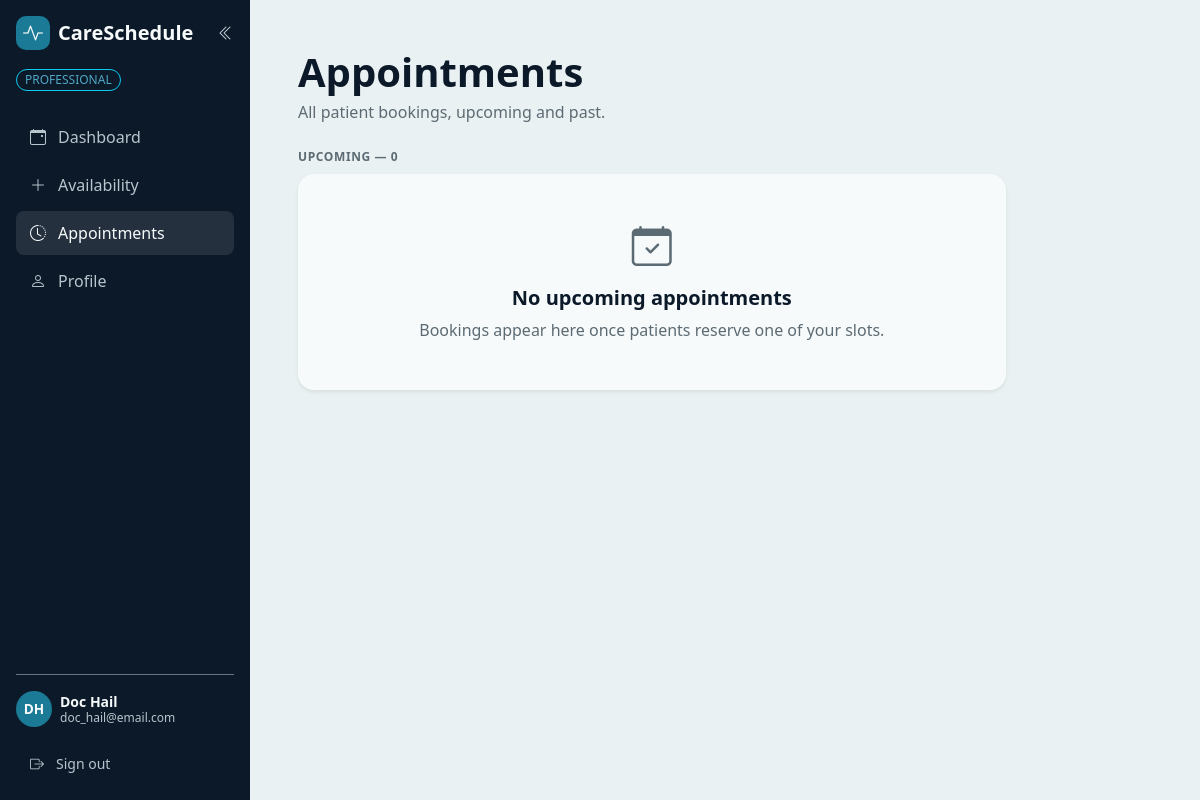
Screenshot of /professional/appointments (signed in) with the database file from the repository.
### bp_app/models.py (models this page shows, shortened)
class Professional(UserMixin, db.Model):
    __tablename__ = "professional"
    id = db.Column(db.Integer, primary_key = True)
    email = db.Column(db.String(255), nullable = False, unique = True)
    username = db.Column(db.String(255), nullable = False, unique= True)
    password_hash = db.Column(db.String(255), nullable = False)
    firstname = db.Column(db.String(150), nullable = True)
    lastname = db.Column(db.String(150), nullable = True)
    specialty = db.Column(db.String(150), nullable = True)
    biography = db.Column(db.Text)
    availabilities = db.relationship(
        "Availability",
        back_populates = "professional"
    )

### bp_app/professional_routes.py (the view)
@professional.route("/professional/appointments")
@login_required
def appointment():
    if not isinstance(current_user, Professional):
        flash("This page is for professionals only", "error")
        return redirect(url_for("main.home"))
    bookings = (
        Appointment.query
        .join(Availability)
        .filter(Availability.professional_id == current_user.id)
        .order_by(Availability.start_time)
        .all()
    )
    now = datetime.now()
    upcoming = [book for book in bookings if book.availability.start_time >= now]
    past = [book for book in bookings if book.availability.start_time <= now]
    return render_template(
    "professional/appointments.html",
                       upcoming=upcoming,
                       past=past,
                       active_page="appointments")

### bp_app/app.py (called while the page is built)
@login_manager.user_loader
def load_user(user_id):
    try:
        user_type, record_id = user_id.split(":", 1)
        model = {"Patient": Patient, "Professional": Professional}.get(user_type)
        return db.session.get(model, int(record_id)) if model else None
    except (AttributeError, TypeError, ValueError):
        return None

### bp_app/templates/professional/appointments.html (shortened to what this page needs)
{% extends "components/dashboard_base.html" %}
{% block dashboard_content %}
    <div class="row">
        <div class="col-12 col-lg-10 col-xxl-8">
            <div class="mb-4">
                <h1 class="display-6 fw-bold text-app-navy mb-1">Appointments</h1>
                <p class="text-app-muted mb-0">All patient bookings, upcoming and past.</p>
            </div>
            <div class="eyebrow text-app-muted mb-2">
                Upcoming &mdash; {{ upcoming|length }}
            </div>
            {% for booking in upcoming %}
                <div class="card border-0 shadow-sm rounded-4 bg-app-card p-3 mb-3 booking-card">
                    <div class="d-flex align-items-center gap-3">
                        <div class="avatar bg-light text-app-muted">
                            {{ booking.patient.firstname[:1] }}{{ booking.patient.lastname[:1] }}
                        </div>
                        <div class="flex-grow-1 min-w-0">
                            <div class="fw-bold text-app-navy">
                                {{ booking.patient.firstname }} {{ booking.patient.lastname }}
                            </div>
                            <div class="text-app-muted text-xs">
                                {{ booking.availability.start_time.strftime("%b %d, %Y") }} &nbsp;
                                {{ booking.availability.start_time.strftime("%I:%M %p") }} &ndash;
                                {{ booking.availability.end_time.strftime("%I:%M %p") }}
                            </div>
                            {% if booking.reason %}
                                <div class="text-app-muted text-xs fst-italic mt-1">
                                    &ldquo;{{ booking.reason }}&rdquo;
                                </div>
                            {% endif %}
                        </div>
                        {% if booking.status.value == "confirmed" %}
                            <span class="badge-slot badge-booked">Booked</span>
                        {% elif booking.status.value == "cancelled" %}
                            <span class="badge-slot badge-cancelled">Cancelled</span>
                        {% endif %}
                        {% if booking.status.value == "confirmed" %}
                            <form method="POST"
                                  action="{{ url_for('professional.complete_appointment', appointment_id=booking.id) }}"
                                  class="d-inline flex-shrink-0">
                                <button type="submit"
                                        class="btn btn-sm bg-app-teal text-app-offwhite fw-bold px-3 rounded-pill">
                                    <i class="bi bi-check-lg me-1"></i> Complete
                                </button>
                            </form>
                        {% endif %}
                    </div>
                </div>
            {% else %}
                <div class="card border-0 shadow-sm rounded-4 bg-app-card p-5 text-center mb-4">
                    <div class="mb-3">
                        <i class="bi bi-calendar-check display-6 text-app-muted"></i>
                    </div>
                    <h2 class="h5 fw-bold text-app-navy">No upcoming appointments</h2>
                    <p class="text-app-muted mb-0">
                        Bookings appear here once patients reserve one of your slots.
                    </p>
                </div>
            {% endfor %}
        </div>
    </div>
{% endblock %}

### bp_app/templates/components/sidebar.html (shortened to what this page needs)
<div class="offcanvas-lg offcanvas-start bg-app-navy dashboard-sidebar" tabindex="-1"
     id="appSidebar" aria-labelledby="appSidebarLabel">
    <div class="offcanvas-body d-flex flex-column justify-content-between p-3">
        <div>
            <div class="sidebar-head d-none d-lg-flex align-items-center justify-content-between mb-3">
                <a href="{{ url_for('professional.dashboard') }}"
                   class="d-flex align-items-center gap-2 text-decoration-none">
                    <div class="brand-mark">
                        <i class="bi bi-activity fs-5"></i>
                    </div>
                    <span class="brand-name fs-5 sidebar-label">CareSchedule</span>
                </a>
                <button class="btn border-0 p-0 text-app-muted-dark" type="button"
                        id="railToggle" aria-label="Collapse sidebar" aria-expanded="true">
                    <i class="bi bi-chevron-double-left" id="railToggleIcon"></i>
                </button>
            </div>
            <div class="mb-4 sidebar-label">
                <span class="badge border border-info text-app-teal-light rounded-pill px-2 py-1 fw-normal text-xs">
                    PROFESSIONAL
                </span>
            </div>
            <nav class="nav nav-pills flex-column gap-1">
                <a href="{{ url_for('professional.dashboard') }}" title="Dashboard"
                   class="nav-link-custom {{ 'active' if active_page == 'dashboard' }}">
                    <i class="bi bi-calendar-event"></i>
                    <span class="sidebar-label">Dashboard</span>
                </a>
                <a href="{{ url_for('professional.manage_availability') }}" title="Availability"
                   class="nav-link-custom {{ 'active' if active_page == 'availability' }}">
                    <i class="bi bi-plus-lg"></i>
                    <span class="sidebar-label">Availability</span>
                </a>
                <a href="#" title="Appointments"
                   class="nav-link-custom {{ 'active' if active_page == 'appointments' }}">
                    <i class="bi bi-clock-history"></i>
                    <span class="sidebar-label">Appointments</span>
                </a>
                <a href="#" title="Profile"
                   class="nav-link-custom {{ 'active' if active_page == 'profile' }}">
                    <i class="bi bi-person"></i>
                    <span class="sidebar-label">Profile</span>
                </a>
            </nav>
        </div>
        <div class="border-top border-secondary pt-3 mt-auto">
            <div class="sidebar-user d-flex align-items-center gap-2 mb-3">
                <div class="avatar avatar-sm bg-app-teal text-app-offwhite">
                    {{ current_user.firstname[:1] }}{{ current_user.lastname[:1] }}
                </div>
                <div class="lh-sm sidebar-label">
                    <div class="fw-bold text-app-offwhite small">
                        {{ current_user.firstname }} {{ current_user.lastname }}
                    </div>
                    <div class="text-app-muted-dark text-xs">{{ current_user.email }}</div>
                </div>
            </div>
            <a href="{{ url_for('professional.logout') }}" title="Sign out"
               class="nav-link-custom text-app-muted-dark small hover-white">
                <i class="bi bi-box-arrow-right"></i>
                <span class="sidebar-label">Sign out</span>
            </a>
        </div>
    </div>
</div>

### bp_app/static/styles.css (style rules this page uses)
h1 { color:white; }
.nav-link-custom { color: var(--app-muted-dark); border-radius: 8px; padding: 10px 14px; text-decoration: none; display: flex; align-items: center; gap: 12px; }
.nav-link-custom:hover, .nav-link-custom.active { background-color: rgba(255, 255, 255, 0.1); color: var(--app-offwhite); }

### bp_app/static/css/pages/dashboard.css (style rules this page uses)
.bg-app-navy { background-color: var(--app-navy); }
.eyebrow { font-size: 0.75rem; font-weight: 700; letter-spacing: 0.05em; text-transform: uppercase; }
.text-xs { font-size: 0.75rem; }
.avatar { width: 40px; height: 40px; flex-shrink: 0; border-radius: 50%; font-size:0.85rem; font-weight: 700; display:flex; align-items: center; justify-content: center; }
.avatar-sm { width: 36px; height: 36px; }
.text-app-teal-light { color: var(--app-teal-light); }
.brand-name { font-weight: 700; color: var(--app-offwhite); }
@media (min-width: 992px) { .dashboard-layout > .dashboard-sidebar { flex: 0 0 250px; width: 250px !important; max-width: 250px; min-height: 100vh; margin: 0; transition: flex-basis 0.2s ease, width 0.2s ease; } }
@media (min-width: 992px) { .dashboard-sidebar, .dashboard-sidebar .offcanvas-body { background-color: var(--app-navy) !important; } }
@media (min-width: 992px) { .dashboard-sidebar .offcanvas-body { flex-grow: 1; padding: 1rem; overflow-y: auto; min-height: 100vh; } }

### bp_app/static/css/base.css (style rules this page uses)
:root { --app-teal: #1b7a96; --app-navy: #0C1929; --app-offwhite: #f7fafb; --app-success: #1e8a5f; --app-error: #c0201a; --app-bg: #eaf1f3; --app-border: #d3e0e4; --app-muted: #5c6b73; --app-teal-light: #4fa8c4; --app-muted-dark: #b9c5cc; }
.brand-mark { width: 34px; height: 34px; border-radius: 10px; background-color: var(--app-teal); color: var(--app-offwhite); display: inline-flex; align-items: center; justify-content: center; }
.brand-name { font-weight: 700; color: var(--app-navy); }
.nav-link-custom { color: var(--app-muted-dark); border-radius: 8px; padding: 10px 14px; text-decoration: none; display: flex; align-items: center; gap: 12px; }
.nav-link-custom:hover, .nav-link-custom.active { background-color: rgba(255, 255, 255, 0.1); color: var(--app-offwhite); }
.bg-app-navy { background-color: var(--app-navy); }
.bg-app-teal { background-color: var(--app-teal); }
.bg-app-card { background-color: var(--app-offwhite); }
.text-app-navy { color: var(--app-navy); }
.text-app-teal-light { color: var(--app-teal-light); }
.text-app-offwhite { color: var(--app-offwhite); }
.text-app-muted { color: var(--app-muted); }
.text-app-muted-dark { color: var(--app-muted-dark); }

### rows the page displays
Professional: firstname "D", lastname "H", firstname "Doc", lastname "Hail", email "doc_hail@email.com"

### other values shown
{{ upcoming|length }} "0"
